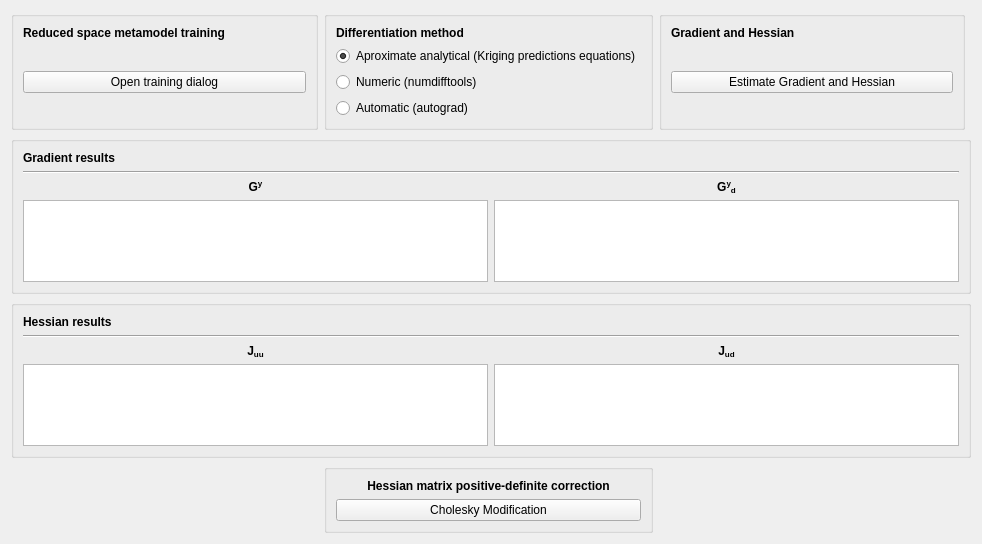
<?xml version="1.0" encoding="UTF-8"?>
<ui version="4.0">
 <class>Form</class>
 <widget class="QWidget" name="Form">
  <property name="geometry">
   <rect>
    <x>0</x>
    <y>0</y>
    <width>982</width>
    <height>544</height>
   </rect>
  </property>
  <property name="windowTitle">
   <string>Form</string>
  </property>
  <layout class="QGridLayout" name="gridLayout_3">
   <item row="0" column="0">
    <widget class="QGroupBox" name="groupBox">
     <property name="title">
      <string/>
     </property>
     <layout class="QGridLayout" name="gridLayout">
      <item row="0" column="0">
       <widget class="QLabel" name="label">
        <property name="font">
         <font>
          <weight>75</weight>
          <bold>true</bold>
         </font>
        </property>
        <property name="text">
         <string>Reduced space metamodel training</string>
        </property>
       </widget>
      </item>
      <item row="2" column="0">
       <widget class="QPushButton" name="trainMetamodelPushButton">
        <property name="text">
         <string>Open training dialog</string>
        </property>
       </widget>
      </item>
      <item row="3" column="0">
       <spacer name="verticalSpacer">
        <property name="orientation">
         <enum>Qt::Vertical</enum>
        </property>
        <property name="sizeHint" stdset="0">
         <size>
          <width>20</width>
          <height>40</height>
         </size>
        </property>
       </spacer>
      </item>
      <item row="1" column="0">
       <spacer name="verticalSpacer_4">
        <property name="orientation">
         <enum>Qt::Vertical</enum>
        </property>
        <property name="sizeHint" stdset="0">
         <size>
          <width>20</width>
          <height>40</height>
         </size>
        </property>
       </spacer>
      </item>
     </layout>
    </widget>
   </item>
   <item row="0" column="1">
    <widget class="QGroupBox" name="groupBox_2">
     <property name="title">
      <string/>
     </property>
     <layout class="QGridLayout" name="gridLayout_2">
      <item row="2" column="0">
       <widget class="QRadioButton" name="numericDiffRadioButton">
        <property name="text">
         <string>Numeric (numdifftools)</string>
        </property>
       </widget>
      </item>
      <item row="0" column="0">
       <widget class="QLabel" name="label_2">
        <property name="font">
         <font>
          <weight>75</weight>
          <bold>true</bold>
         </font>
        </property>
        <property name="text">
         <string>Differentiation method</string>
        </property>
       </widget>
      </item>
      <item row="1" column="0">
       <widget class="QRadioButton" name="krigingHessRadioButton">
        <property name="text">
         <string>Aproximate analytical (Kriging predictions equations)</string>
        </property>
        <property name="checked">
         <bool>true</bool>
        </property>
       </widget>
      </item>
      <item row="3" column="0">
       <widget class="QRadioButton" name="autoDiffRadioButton">
        <property name="text">
         <string>Automatic (autograd)</string>
        </property>
       </widget>
      </item>
     </layout>
    </widget>
   </item>
   <item row="0" column="2">
    <widget class="QGroupBox" name="groupBox_6">
     <property name="title">
      <string/>
     </property>
     <layout class="QGridLayout" name="gridLayout_7">
      <item row="0" column="0">
       <widget class="QLabel" name="label_8">
        <property name="font">
         <font>
          <weight>75</weight>
          <bold>true</bold>
         </font>
        </property>
        <property name="text">
         <string>Gradient and Hessian</string>
        </property>
       </widget>
      </item>
      <item row="2" column="0">
       <widget class="QPushButton" name="genGradHessPushButton">
        <property name="text">
         <string>Estimate Gradient and Hessian</string>
        </property>
       </widget>
      </item>
      <item row="3" column="0">
       <spacer name="verticalSpacer_2">
        <property name="orientation">
         <enum>Qt::Vertical</enum>
        </property>
        <property name="sizeHint" stdset="0">
         <size>
          <width>20</width>
          <height>40</height>
         </size>
        </property>
       </spacer>
      </item>
      <item row="1" column="0">
       <spacer name="verticalSpacer_3">
        <property name="orientation">
         <enum>Qt::Vertical</enum>
        </property>
        <property name="sizeHint" stdset="0">
         <size>
          <width>20</width>
          <height>40</height>
         </size>
        </property>
       </spacer>
      </item>
     </layout>
    </widget>
   </item>
   <item row="1" column="0" colspan="4">
    <widget class="QGroupBox" name="groupBox_3">
     <property name="title">
      <string/>
     </property>
     <layout class="QGridLayout" name="gridLayout_4">
      <item row="1" column="0" colspan="2">
       <widget class="Line" name="line">
        <property name="orientation">
         <enum>Qt::Horizontal</enum>
        </property>
       </widget>
      </item>
      <item row="3" column="0">
       <widget class="QTableView" name="gyTableView"/>
      </item>
      <item row="0" column="0">
       <widget class="QLabel" name="label_3">
        <property name="font">
         <font>
          <weight>75</weight>
          <bold>true</bold>
         </font>
        </property>
        <property name="text">
         <string>Gradient results</string>
        </property>
       </widget>
      </item>
      <item row="3" column="1">
       <widget class="QTableView" name="gydTableView"/>
      </item>
      <item row="2" column="0">
       <widget class="QLabel" name="label_5">
        <property name="font">
         <font>
          <weight>75</weight>
          <bold>true</bold>
         </font>
        </property>
        <property name="text">
         <string>G&lt;sup&gt;y&lt;/sup&gt;</string>
        </property>
        <property name="alignment">
         <set>Qt::AlignCenter</set>
        </property>
       </widget>
      </item>
      <item row="2" column="1">
       <widget class="QLabel" name="label_6">
        <property name="font">
         <font>
          <weight>75</weight>
          <bold>true</bold>
         </font>
        </property>
        <property name="text">
         <string>G&lt;sup&gt;y&lt;/sup&gt;&lt;sub&gt;d&lt;/sub&gt;</string>
        </property>
        <property name="alignment">
         <set>Qt::AlignCenter</set>
        </property>
       </widget>
      </item>
     </layout>
    </widget>
   </item>
   <item row="2" column="0" colspan="4">
    <widget class="QGroupBox" name="groupBox_4">
     <property name="title">
      <string/>
     </property>
     <layout class="QGridLayout" name="gridLayout_5">
      <item row="1" column="0" colspan="2">
       <widget class="Line" name="line_2">
        <property name="orientation">
         <enum>Qt::Horizontal</enum>
        </property>
       </widget>
      </item>
      <item row="4" column="1">
       <widget class="QTableView" name="judTableView"/>
      </item>
      <item row="4" column="0">
       <widget class="QTableView" name="juuTableView"/>
      </item>
      <item row="0" column="0">
       <widget class="QLabel" name="label_4">
        <property name="font">
         <font>
          <weight>75</weight>
          <bold>true</bold>
         </font>
        </property>
        <property name="text">
         <string>Hessian results</string>
        </property>
       </widget>
      </item>
      <item row="2" column="0">
       <widget class="QLabel" name="label_10">
        <property name="font">
         <font>
          <weight>75</weight>
          <bold>true</bold>
         </font>
        </property>
        <property name="text">
         <string>J&lt;sub&gt;uu&lt;/sub&gt;</string>
        </property>
        <property name="alignment">
         <set>Qt::AlignCenter</set>
        </property>
       </widget>
      </item>
      <item row="2" column="1">
       <widget class="QLabel" name="label_9">
        <property name="font">
         <font>
          <weight>75</weight>
          <bold>true</bold>
         </font>
        </property>
        <property name="text">
         <string>J&lt;sub&gt;ud&lt;/sub&gt;</string>
        </property>
        <property name="alignment">
         <set>Qt::AlignCenter</set>
        </property>
       </widget>
      </item>
     </layout>
    </widget>
   </item>
   <item row="3" column="0">
    <spacer name="horizontalSpacer_3">
     <property name="orientation">
      <enum>Qt::Horizontal</enum>
     </property>
     <property name="sizeHint" stdset="0">
      <size>
       <width>40</width>
       <height>20</height>
      </size>
     </property>
    </spacer>
   </item>
   <item row="3" column="1">
    <widget class="QGroupBox" name="groupBox_5">
     <property name="title">
      <string/>
     </property>
     <layout class="QGridLayout" name="gridLayout_6">
      <item row="0" column="0">
       <widget class="QLabel" name="label_7">
        <property name="font">
         <font>
          <weight>75</weight>
          <bold>true</bold>
         </font>
        </property>
        <property name="text">
         <string>Hessian matrix positive-definite correction</string>
        </property>
        <property name="alignment">
         <set>Qt::AlignCenter</set>
        </property>
       </widget>
      </item>
      <item row="1" column="0">
       <widget class="QPushButton" name="pushButton_">
        <property name="text">
         <string>Cholesky Modification</string>
        </property>
       </widget>
      </item>
     </layout>
    </widget>
   </item>
   <item row="3" column="2">
    <spacer name="horizontalSpacer_4">
     <property name="orientation">
      <enum>Qt::Horizontal</enum>
     </property>
     <property name="sizeHint" stdset="0">
      <size>
       <width>40</width>
       <height>20</height>
      </size>
     </property>
    </spacer>
   </item>
  </layout>
 </widget>
 <resources/>
 <connections/>
</ui>
